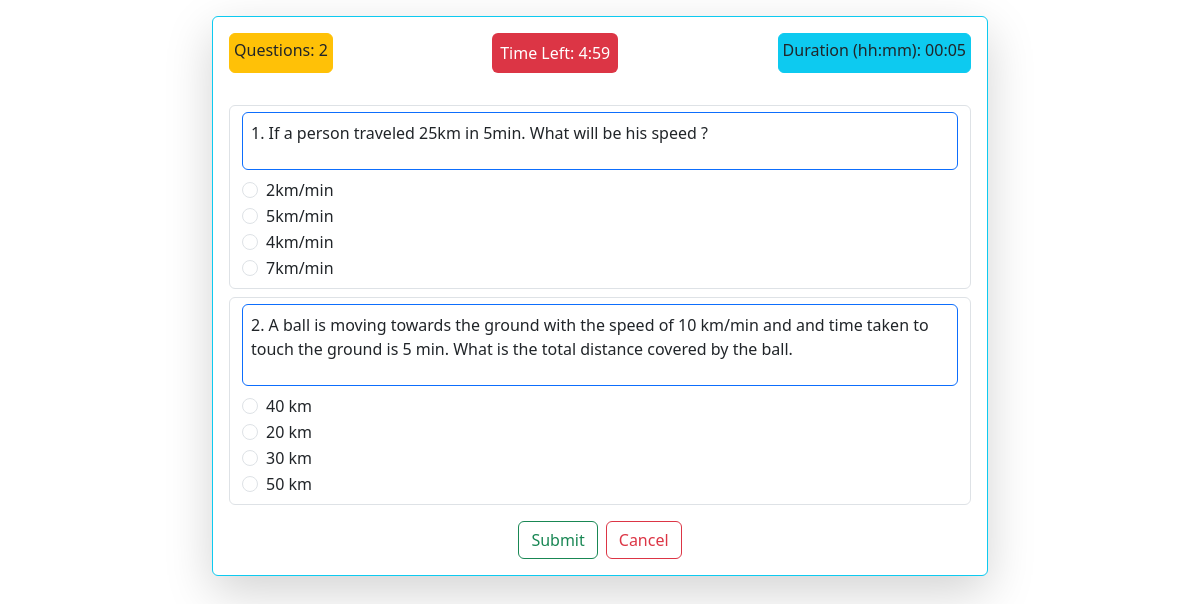
Page /quiz_start/3/ (signed in) on the committed database.
### backend/models.py (models this page shows)
class Quiz(db.Model):
    __tablename__ = "quiz"
    id = db.Column(db.Integer, primary_key=True)
    date = db.Column(db.Date, nullable=False)
    duration = db.Column(db.Integer, nullable=False)
    chapter_id = db.Column(db.Integer, db.ForeignKey('chapter.id'), nullable=False)
    questions = db.relationship('Question', backref='quiz', lazy=True)
    scores = db.relationship('Score', backref='quiz', lazy=True)

class Question(db.Model):
    __tablename__ = "question"
    id = db.Column(db.Integer, primary_key=True)
    title = db.Column(db.String(100), nullable=False)
    question_stmt = db.Column(db.String(250), nullable=False)
    option_a = db.Column(db.String(250), nullable=False)
    option_b = db.Column(db.String(250), nullable=False)
    option_c = db.Column(db.String(250), nullable=False)
    option_d = db.Column(db.String(250), nullable=False)
    correct_option = db.Column(db.String(1), nullable=False)  # a, b, c, or d
    quiz_id = db.Column(db.Integer, db.ForeignKey('quiz.id'), nullable=False)

### backend/controllers.py (the view)
@app.route("/quiz_start/<int:qid>/")
@login_required
def quiz_start(qid):
    quiz = Quiz.query.get_or_404(qid)
    questions = quiz.questions
    duration_str = quiz.duration
    try:
        time = duration_str.split(':')
        hours = int(time[0])
        minutes = int(time[1])
        total_seconds = hours * 3600 + minutes * 60
    except ValueError:
        total_seconds = 0
    return render_template('quiz_start.html', user=current_user, quiz=quiz, questions=questions,duration_seconds=total_seconds)

### app.py (called while the page is built)
def start():
    quiz_app = Flask(__name__)
    quiz_app.config["SQLALCHEMY_DATABASE_URI"]="sqlite:///quiz_db.sqlite3"
    quiz_app.config["SECRET_KEY"] = "this_is_a_secret_for_quiz_app"
    db.init_app(quiz_app)
    quiz_app.app_context().push()
    quiz_app.debug = True
    db.create_all()
    create_admin()
    login_manager = LoginManager()
    login_manager.login_view = 'login'
    login_manager.init_app(quiz_app)
    @login_manager.user_loader
    def load_user(id):
        return User.query.get(int(id))
    print("Quiz app is running... ")

### templates/quiz_start.html (shortened to what this page needs)
{% extends "base.html" %}
{% block content %}
<div class="container col-md-8 col-md-offset-4">
  <div class="card border-info shadow-lg p-3 mb-5 bg-white rounded mt-3">
    <div class="d-flex justify-content-between mb-3">
      <div class="border border-warning bg-warning rounded p-1 mb-3">Questions: {{ quiz.questions|length }}</div>
      <div class="border-danger bg-danger text-white rounded p-2 mb-3">
        Time Left: <span id="timer">{{ duration_seconds }}</span>
      </div>
      <div class="border border-info bg-info rounded p-1 mb-3">
        Duration (hh:mm): {{ quiz.duration }}
      </div>
    </div>
    <form id="quiz-form" method="POST" action="/submit_quiz/{{ quiz.id }}">
      {% for question in quiz.questions %}
      <div class="form-control mb-2">
        <div class="border border-primary rounded p-2 mb-2">
          <p>{{ loop.index }}. {{ question.question_stmt }}</p>
        </div>
        <div class="form-check">
          <input class="form-check-input" type="radio" name="question_{{ question.id }}" id="option_a_{{ question.id }}" value="a">
          <label class="form-check-label" for="option_a_{{ question.id }}">{{ question.option_a }}</label>
        </div>
        <div class="form-check">
          <input class="form-check-input" type="radio" name="question_{{ question.id }}" id="option_b_{{ question.id }}" value="b">
          <label class="form-check-label" for="option_b_{{ question.id }}">{{ question.option_b }}</label>
        </div>
        <div class="form-check">
          <input class="form-check-input" type="radio" name="question_{{ question.id }}" id="option_c_{{ question.id }}" value="c">
          <label class="form-check-label" for="option_c_{{ question.id }}">{{ question.option_c }}</label>
        </div>
        <div class="form-check">
          <input class="form-check-input" type="radio" name="question_{{ question.id }}" id="option_d_{{ question.id }}" value="d">
          <label class="form-check-label" for="option_d_{{ question.id }}">{{ question.option_d }}</label>
        </div>
      </div>
      {% endfor %}
      <div class="d-flex justify-content-center mt-3">
        <button type="submit" class="btn btn-outline-success">Submit</button>
        <a href="/user" class="btn btn-outline-danger ms-2">Cancel</a>
      </div>
    </form>
  </div>
</div>
{% endblock %}

### rows in the picture
Quiz: duration "00:05"
Question: question_stmt "If a person traveled 25km in 5min. What will be his speed ?", option_a "2km/min", option_b "5km/min", option_c "4km/min", option_d "7km/min"
Question: question_stmt "A ball is moving towards the ground with the speed of 10 km/min and and time taken to touch the ground is 5 min. What is the total distance covered by the ball.", option_a "40 km", option_b "20 km", option_c "30 km", option_d "50 km"

### other values in the picture
{{ quiz.questions|length }} "2"
